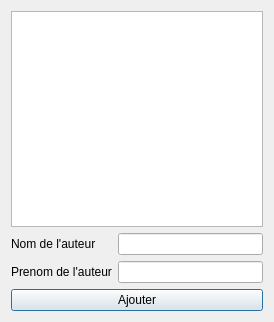
<?xml version="1.0" encoding="UTF-8"?>
<ui version="4.0">
 <class>auteur</class>
 <widget class="QDialog" name="auteur">
  <property name="geometry">
   <rect>
    <x>0</x>
    <y>0</y>
    <width>274</width>
    <height>322</height>
   </rect>
  </property>
  <property name="windowTitle">
   <string>Auteurs</string>
  </property>
  <layout class="QVBoxLayout" name="verticalLayout">
   <item>
    <widget class="QTableWidget" name="tableWidget"/>
   </item>
   <item>
    <layout class="QFormLayout" name="formLayout">
     <item row="0" column="0">
      <widget class="QLabel" name="label_2">
       <property name="text">
        <string>Nom de l'auteur</string>
       </property>
      </widget>
     </item>
     <item row="0" column="1">
      <widget class="QLineEdit" name="lineEditAjouterAuteur"/>
     </item>
     <item row="1" column="0">
      <widget class="QLabel" name="label">
       <property name="text">
        <string>Prenom de l'auteur</string>
       </property>
      </widget>
     </item>
     <item row="1" column="1">
      <widget class="QLineEdit" name="lineEditAjouterPreAuteur"/>
     </item>
    </layout>
   </item>
   <item>
    <widget class="QPushButton" name="pushButton">
     <property name="text">
      <string>Ajouter</string>
     </property>
     <property name="icon">
      <iconset resource="img.qrc">
       <normaloff>:/new/img/img/test.png</normaloff>:/new/img/img/test.png</iconset>
     </property>
    </widget>
   </item>
  </layout>
 </widget>
 <resources>
  <include location="img.qrc"/>
 </resources>
 <connections/>
</ui>
